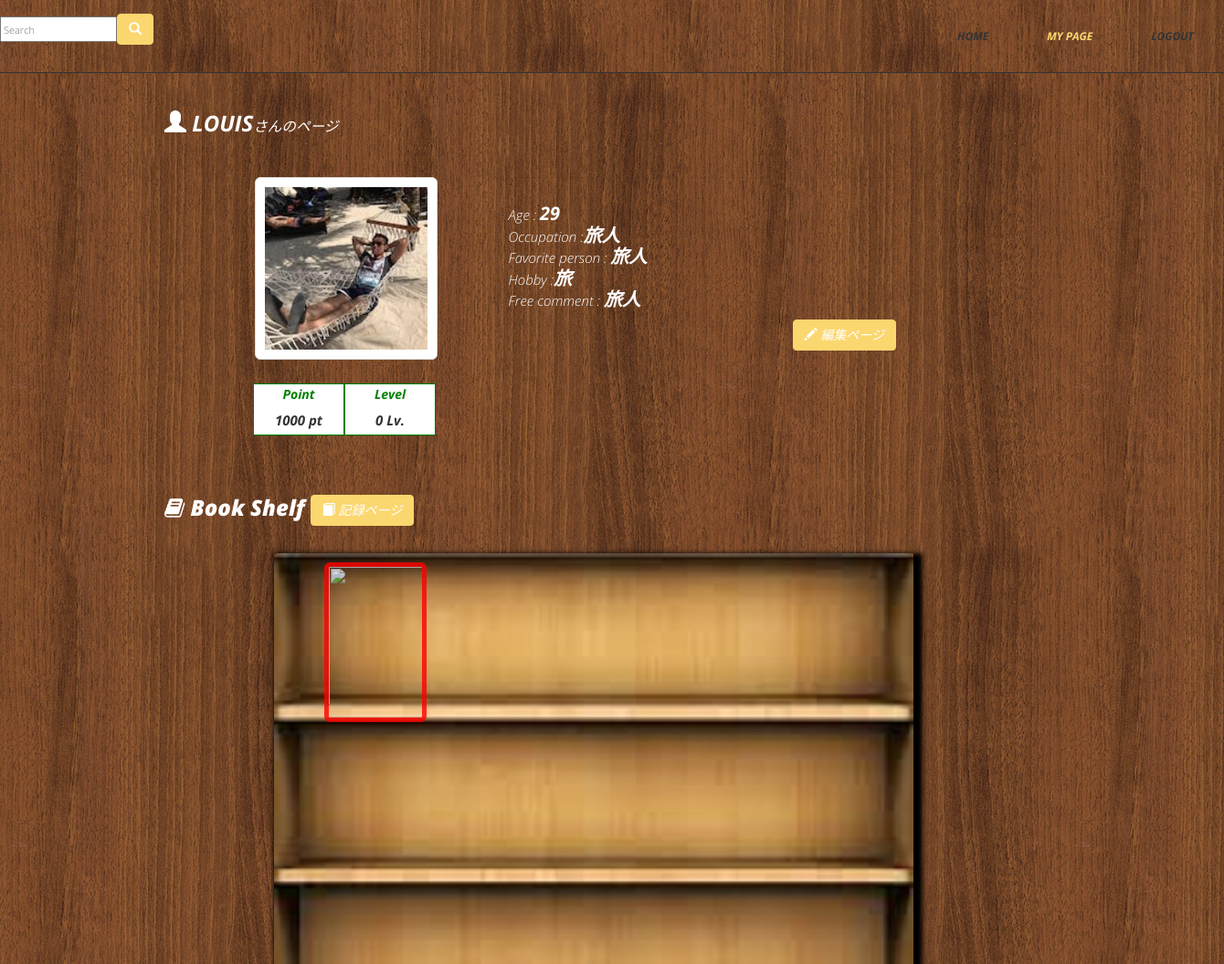
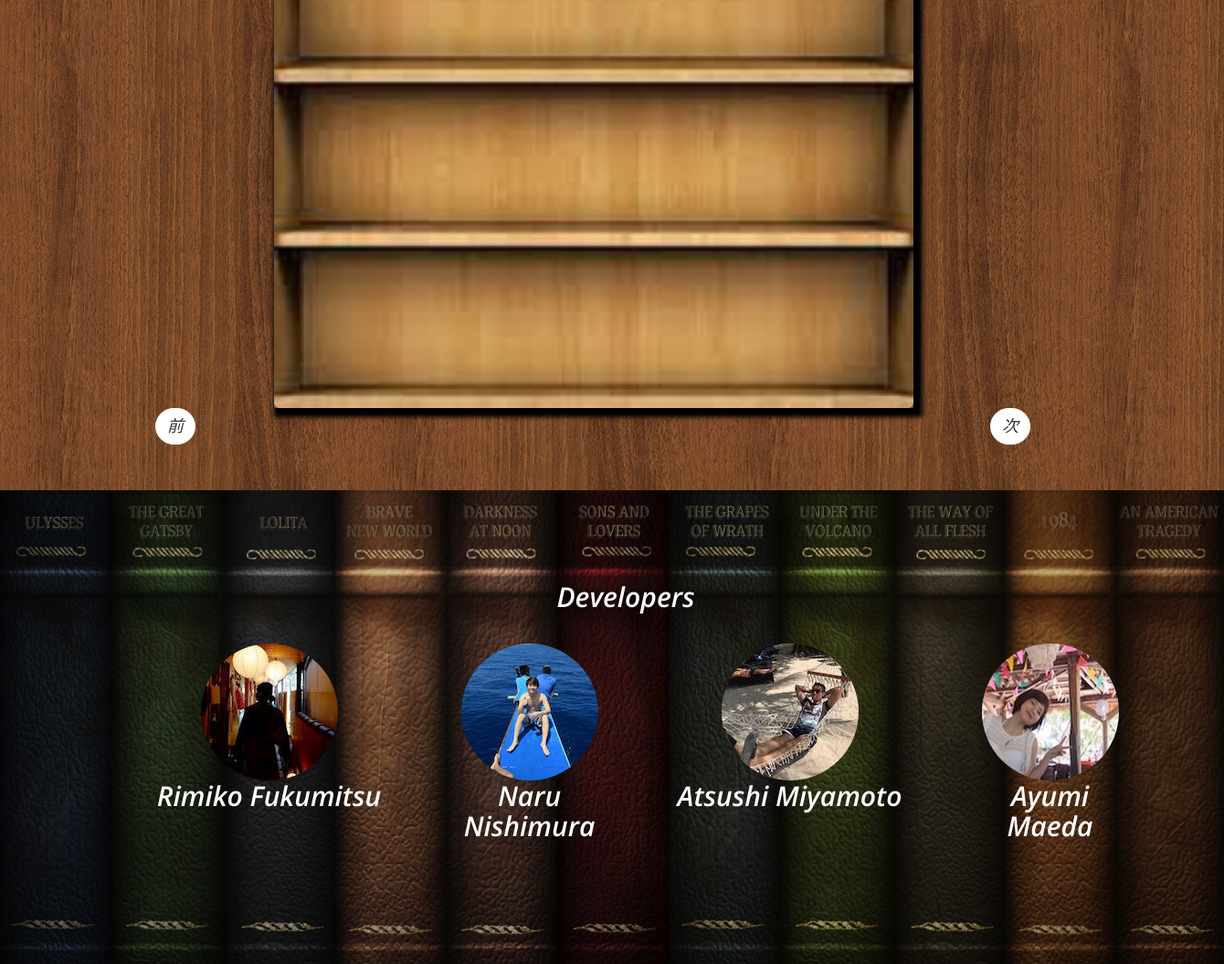
Page /mypage.php?user_id=6 (signed in) on the committed database (2 pictures, top to bottom).
### tables this page shows
CREATE TABLE IF NOT EXISTS `users` (
  `user_id` int(11) NOT NULL AUTO_INCREMENT,
  `name` varchar(255) NOT NULL,
  `email` varchar(255) NOT NULL,
  `password` varchar(255) NOT NULL,
  `age` int(11) DEFAULT NULL,
  `gender` int(11) DEFAULT NULL,
  `avatar_id` int(11) DEFAULT NULL,
  `hobby` varchar(255) DEFAULT NULL,
  `job` varchar(255) DEFAULT NULL,
  `bestbook_id` int(11) DEFAULT NULL,
  `great_man` varchar(255) DEFAULT NULL,
  `comment` varchar(255) DEFAULT NULL,
  `point` int(11) DEFAULT NULL,
  `level` int(11) DEFAULT '0',
  `created` datetime NOT NULL,
  PRIMARY KEY (`user_id`)
);

CREATE TABLE IF NOT EXISTS `avatar` (
  `avatar_id` int(11) NOT NULL AUTO_INCREMENT,
  `avatar_path` varchar(255) NOT NULL,
  PRIMARY KEY (`avatar_id`)
);

### mypage.php (the view, shortened to what this page needs)
<?php
require('dbconnect.php');
if(!empty($_REQUEST['user_id'])){
  $sql ='SELECT u.*,a.* FROM `users`u INNER JOIN `avatar`a ON u.`avatar_id`= a.`avatar_id` WHERE `user_id` ='.$_REQUEST['user_id'];
  $record = mysqli_query($db,$sql) or die(mysqli_error($db));
  $member = mysqli_fetch_assoc($record);
}elseif(!empty($_SESSION['login_member_id'])&& empty($_REQUEST['user_id'])){
 $sql ='SELECT u.*,a.* FROM `users`u INNER JOIN `avatar`a ON u.`avatar_id`= a.`avatar_id` WHERE `user_id` ='.$_SESSION['login_member_id'];
  $record = mysqli_query($db,$sql) or die(mysqli_error($db));
  $member = mysqli_fetch_assoc($record);
}
  if(isset($_REQUEST['user_id']) && !empty($_REQUEST['user_id'])){
      $sql ='SELECT b.`picture_url`,b.`book_id`,u.*,r.* FROM (`users`u INNER JOIN `records`r ON u.`user_id` = r.`user_id`) INNER JOIN `books`b ON b.`book_id` = r.`book_id` WHERE u.`user_id`='.$_REQUEST['user_id'];
  }elseif(empty($_REQUEST['user_id']) && isset($_SESSION['login_member_id'])){
      $sql ='SELECT b.`picture_url`,b.`book_id`,u.*,r.* FROM (`users`u INNER JOIN `records`r ON u.`user_id` = r.`user_id`) INNER JOIN `books`b ON b.`book_id` = r.`book_id` WHERE u.`user_id`='.$_SESSION['login_member_id'];
  }
  if(isset($_REQUEST['user_id']) && !empty($_REQUEST['user_id'])){
      $sql ='SELECT b.* FROM `books`b INNER JOIN `users`u ON u.`bestbook_id` = b.`book_id` WHERE u.`user_id`='.$_REQUEST['user_id'];
  }elseif(empty($_REQUEST['user_id']) && isset($_SESSION['login_member_id'])){
     $sql ='SELECT b.* FROM `books`b INNER JOIN `users`u ON u.`bestbook_id` = b.`book_id` WHERE u.`user_id`='.$_SESSION['login_member_id'];
  }
  $bestbooks = mysqli_query($db,$sql) or die(mysqli_error($db));
  $bestbook = mysqli_fetch_assoc($bestbooks);
?>
<!DOCTYPE html>
<html lang="en">
  <head>
    <link href="css/bootstrap.min.css" rel="stylesheet">
    <link rel="stylesheet" href="css/font-awesome.min.css">
    <link rel="stylesheet" href="css/animate.css">
    <link href="css/prettyPhoto.css" rel="stylesheet">
    <link href="css/style.css" rel="stylesheet" />
    <link href="css/mypage.css" rel="stylesheet" />
    <link href="css/memoreads.css" rel="stylesheet" />
    <link href="css/header.css" rel="stylesheet" />
  </head>
  <body>
  <?php include('header.php'); ?>
  <div id="background">
    <div class="aboutus">
        <div class="container">
            <h3><i class="glyphicon glyphicon-user"></i> <strong><?php echo $member['name'];?></strong><small style="color:white;">さんのページ</small></h3>
            <div class="col-md-7 wow fadeInDown" data-wow-duration="1000ms" data-wow-delay="300ms">
            <div class="container">
    <div class="col-sm-12 col-md-offset-1">
        <div class="col-sm-3 margin-img">
            <img id="img-profile" class="img-thumbnail img-center img-rounded" src="images/<?php echo $member['avatar_path'];?>" width="200" height="300">
          <div class="row ptlv">
        <div class="text-center date-body" style="width:100px">
          <label for="" class="date-title">Point</label>
          <div class="date-content">
            <p class="dia"><strong><?php echo $member['point']; ?></strong> pt</p>
          </div>
        </div>
            <div class="text-center date-body" style="width:100px">
          <label for="" class="date-title">Level</label>
          <div class="date-content">
            <p class="dia"><strong><?php echo $member['level']; ?></strong> Lv.</p>
          </div>
        </div>
    </div>
        </div>
        <div class="col-sm-5 well margin-well">
            <p>
            Age : <strong><?php echo $member['age'];?></strong>
            <br>
            Occupation :<strong><?php echo $member['job'];?></strong>
            <br>
            Favorite person : <strong><?php echo $member['great_man'];?></strong>
            <br>
            Hobby :<strong><?php echo $member['hobby'];?></strong>
            <br>
            Free comment : <strong class="free"><?php echo $member['comment'];?></strong>
            </p>
            <div class="pull-right">
            <a href="mypage_edit.php" class="btn btn-success"><span class="glyphicon glyphicon-pencil"></span>  編集ページ</a>
            </div>
        </div>
    </div>
</div>
            </div>
        </div>
        <br>
        <br>
                <div class="container">
            <h3><i class="fa fa-book" aria-hidden="true"></i> Book Shelf       <a href="record.php" class="btn btn-success"><span class="glyphicon glyphicon-book"></span> 記録ページ</a></h3>
                <div class="bookshelf">
                  <img src="images/shelf.jpg" class="shelf">
                  <div class="absolute">
                    <div class="col-md-12 wow fadeInDown" data-wow-duration="1000ms" data-wow-delay="300ms">
                    <a href="#" class="detail"><img src="<?php echo $bestbook['picture_url']?>" width="112" height="175" class="best"></a>
                  </div>
                  </div>
                </div>
            <ul class="paging">
                <li><a href="#" class="btn btn-default left">前</a></li>
                <li><a href="#" class="btn btn-default right">次</a></li>
          </ul>
            </div>
            </div>
        </div>
    <section id="partner">
        <div class="container">
            <div class="center wow fadeInDown">
                <h2>Developers</h2>
                <div class="footer">
            <div class="container">
            <div class="developers">
                <div class="col-md-3">
                    <div class="hi-icon-wrap hi-icon-effect wow fadeInDown" data-wow-duration="1000ms" data-wow-delay="300ms" src="images/rimiko.png">
                        <div><img class="image-circle" src="images/rimiko.png"> </div>
                        <h2>Rimiko Fukumitsu</h2>
                    </div>
                </div>
                <div class="col-md-3">
                    <div class="hi-icon-wrap hi-icon-effect wow fadeInDown data-wow-duration="1000ms" data-wow-delay="600ms" >
                        <div><img class="image-circle" src="images/naru.png"></div>
                        <h2>Naru<br> Nishimura</h2>
                    </div>
                </div>
                <div class="col-md-3">
                    <div class="hi-icon-wrap hi-icon-effect wow fadeInDown" data-wow-duration="1000ms" data-wow-delay="900ms" >
                        <div><img class="image-circle" src="images/atsushi.png"></div>
                        <h2>Atsushi Miyamoto</h2>
                    </div>
                </div>
                <div class="col-md-3">
                    <div class="hi-icon-wrap hi-icon-effect wow fadeInDown" data-wow-duration="1000ms" data-wow-delay="1200ms" >
                        <div><img class="image-circle" src="images/IMG_1696.png"></div>
                        <h2>Ayumi <br>Maeda</h2>
                    </div>
                </div>
            </div>
        </div>
</body>
</html>

### css/style.css (style rules this page uses)
body { font-family:'Open Sans', Arial, sans-serif; font-size:14px; font-weight:300; line-height:1.6em; color:#fff; background-color:#fff; overflow-x:hidden; }
hi,h2,h3,h4,h5,h6 { color:#333; line-height:1.1em; }
p { color:#333; font-size:13px; }
a { text-decoration:none; transition: all 0.1s ease-in-out; -moz-transition: all 0.1s ease-in-out; -webkit-transition: all 0.1s ease-in-out; -o-transition: all 0.1s ease-in-out; outline: none; color:#333; }
.text-center p { margin-bottom:50px; color:#333; }
.btn-default { color: #333; background-color: #fff; border-color: #fff; text-transform:uppercase; font-size:18px; border-radius:30px; margin-left:-10px; }
#partner { background: url(../images/partners/partner_bg.png) 50% 50% no-repeat; background-size: cover; }
#partner { color: #fff; text-align: center; padding:100px; }
#partner h2 { color: #fff; font-size:30px; font-weight:600; }
.aboutus { padding:50px; }
.aboutus img { border-radius:6px; }
.aboutus h3 { margin-bottom:30px; font-weight:800; }
.footer { background:#1BBD36; padding:15px 22px; }
.center h2 { font-size: 36px; margin-top: 0; margin-bottom: 20px; text-align:center; }

### css/mypage.css (style rules this page uses)
.img-center { display: block; margin: 0px auto; text-align: center; }
#img-profile { padding: 10px; }
.container #img-profile { margin-top: 16px; }
.margin-img { margin-right: 20px; }
.text-center { margin-top: 10px; }
@media (min-width: 767px) { .container #img-profile { margin-bottom: 16px; } }
@media (min-width: 767px) { .margin-well { margin-top: 16px; background-color: transparent; border:none; } }
h3 { padding-left: 80px; }
.glyphicon { text-align: -webkit-right; }
.ptlv { margin-left: 22px; }
.date-body { background-color: white; padding:0 5px 5px 5px; float: left; border: 1px solid green; }
.date-body .date-title { color: green; }
.date-body .date-content { background-color: white; }
.date-body .date-content p.dia { margin: 0; font-size: 15px; font-weight: bold; }
.well p { padding-top: 10px; font-size: 15px; color:white; }
.well strong { padding-top: 10px; font-size: 20px; color:white; }
.container { margin: 0 auto; }
.bookshelf { position: relative; width: 700px; height: 897px; margin-left: 200px; box-shadow:5px 5px 5px 5px rgba(0,0,0,1); }
.absolute { float: left; position: absolute; padding:0px 10px 0px 10px; left: 30px; top:10px; }
.absolute img { padding-bottom: 15px; opacity: 0.8; }
.best { border: 5px solid; border-color: red; }
.text-center { width: 700px; text-align: -webkit-center; }
.shelf { border-radius: 20px; -webkit-border-radius: 20px; -moz-border-radius: 20px; }
.paging li { float: left; list-style: none; }
.paging .right { margin-left: 870px }
.paging .left { margin-left: 30px }
#background { background-image:url("../images/background.png"); z-index:1; background-position: top center; -moz-background-size: cover; margin-bottom:0px; }
.aboutus { background-color: rgba(0,0,0,0); margin-top: 50px; }
.aboutus h3 { color:white; }

### css/header.css (style rules this page uses)
.btn-success { background-color: #fbd76f; border-color: #fbd76f; }
.footer { padding-top:40px; background:none; }
.image-circle { border-radius: 50% }
#partner { color: #fff; text-align: center; padding:100px; }
#partner { background: url(../images/434098.jpg) 50% 50% no-repeat; background-size: cover; }
.footer { background:none; padding:15px 22px; }
.developers h2 { font-size: 40px; font-color:white; }

### rows in the picture
users: name "LOUIS", avatar.avatar_path (picture), point "1000", level "0", age "29", job "旅人", great_man "旅人", hobby "旅", comment "旅人"
